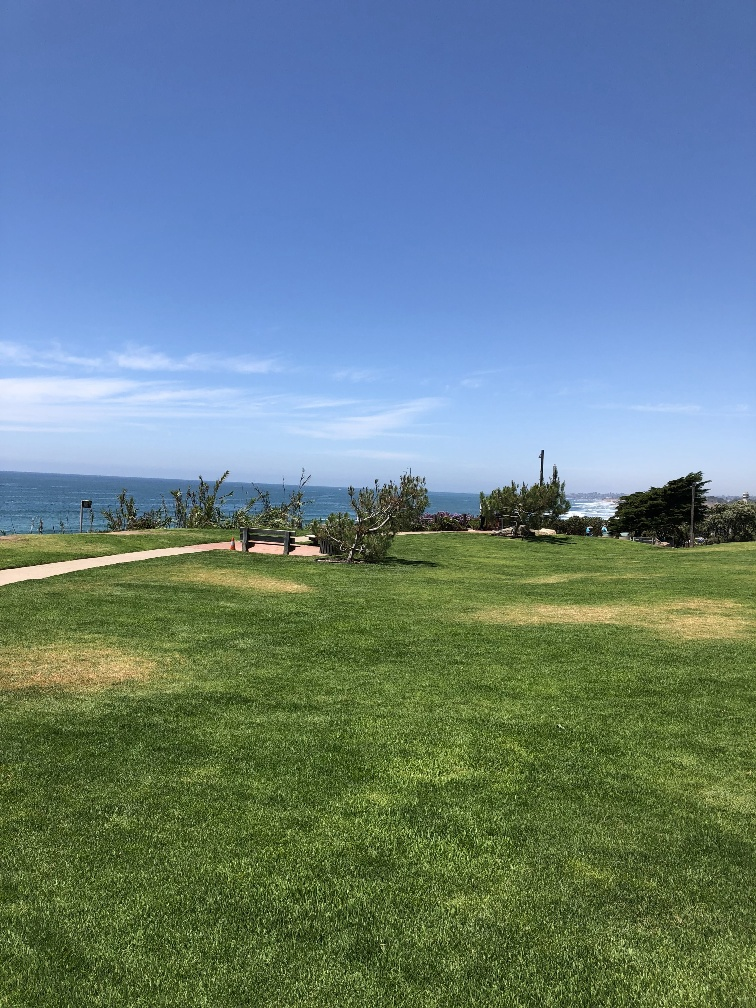
#> input picture scene/scene1.jpg, 756 x 1008 px
$ python 11_03_Creating_Panoramas.py
#> lines starting #> are read from the running program, lines starting #| are printed output that depends on the picture
import cv2
import numpy as np
import math
import glob
import matplotlib.pyplot as plt
plt.rcParams['image.cmap'] = 'gray'


image_file1 = "./scene/scene1.jpg"  # Reference image.
image_file2 = "./scene/scene3.jpg"  # Image to be aligned.

# Read the images.
img1 = cv2.imread(image_file1, cv2.IMREAD_COLOR)
#> img1 is the input picture: shape (1008, 756, 3); mean B, G, R 131.1, 128.6, 103.6
img2 = cv2.imread(image_file2, cv2.IMREAD_COLOR)
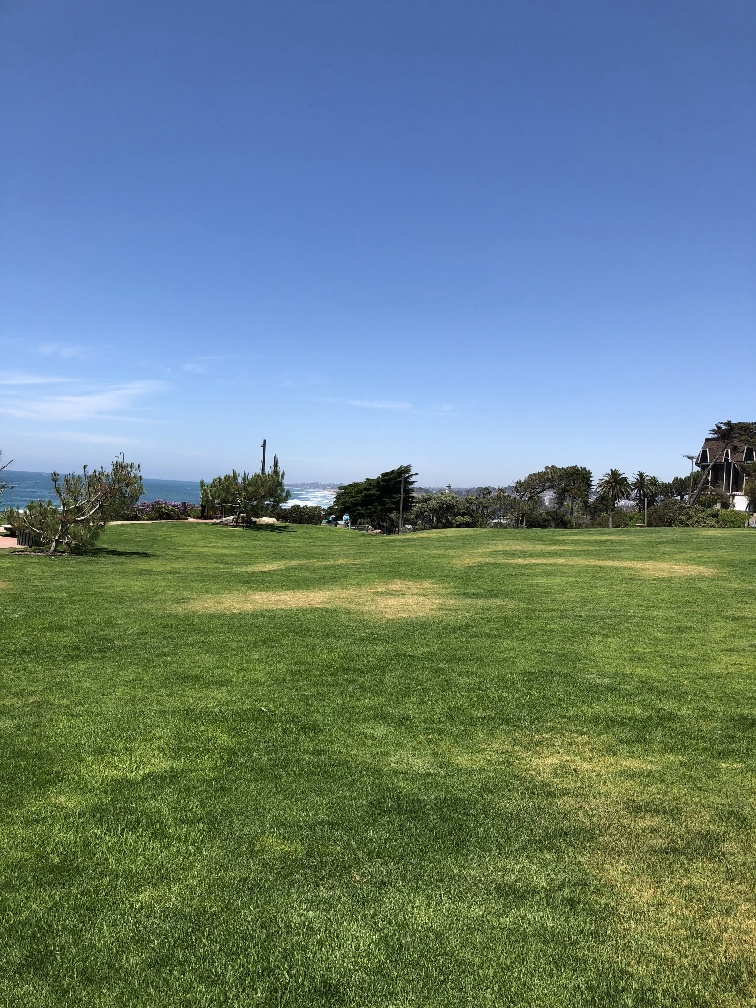
#> input picture scene/scene3.jpg, 756 x 1008 px
#> img2 is the input picture: shape (1008, 756, 3); mean B, G, R 128.7, 128.9, 104.7

# Convert images to grayscale.
img1_gray = cv2.cvtColor(img1, cv2.COLOR_BGR2GRAY)
img2_gray = cv2.cvtColor(img2, cv2.COLOR_BGR2GRAY)
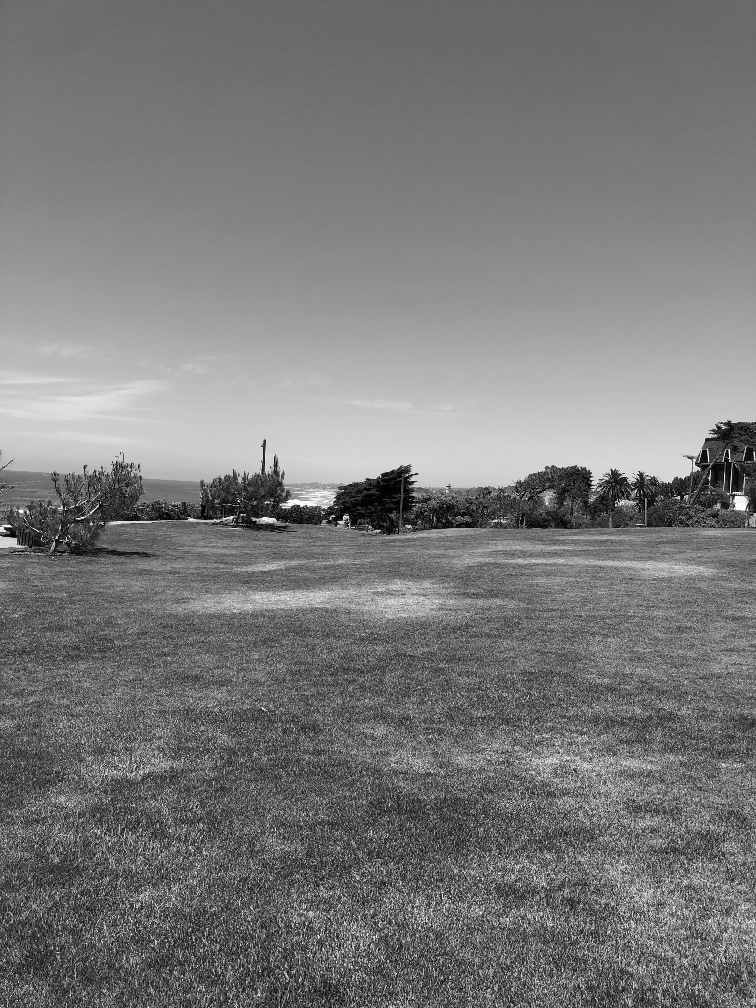
#> img2_gray: shape (1008, 756); min 0, max 254, mean 121.6

# Detect ORB features and compute descriptors.
MAX_FEATURES = 500
orb = cv2.ORB_create(MAX_FEATURES)
keypoints1, descriptors1 = orb.detectAndCompute(img1_gray, None)
#> keypoints1 = 500 keypoints; strongest (x, y, size): (311, 538, 31), (295, 540, 31), (250, 549, 31), (292, 537, 31)
keypoints2, descriptors2 = orb.detectAndCompute(img2_gray, None)
#> keypoints2 = 500 keypoints; strongest (x, y, size): (346, 516, 31), (696, 465, 31), (339, 521, 31), (343, 517, 31)

# Draw the keypoints.
img1_keypoints = cv2.drawKeypoints(img1, keypoints1, None,
	color = (0,0,255),flags = cv2.DRAW_MATCHES_FLAGS_DEFAULT)
img2_keypoints = cv2.drawKeypoints(img2, keypoints2, None,
	color = (0,0,255),flags = cv2.DRAW_MATCHES_FLAGS_DEFAULT)

# Display.
cv2.imshow('Keypoints for Image-1', img1_keypoints)
cv2.waitKey(0)
cv2.destroyAllWindows()
cv2.imshow('Keypoints for Image-2', img2_keypoints)
cv2.waitKey(0)
cv2.destroyAllWindows()

# Find Matching Corresponding Points.
# Match features.
matcher = cv2.DescriptorMatcher_create(cv2.DESCRIPTOR_MATCHER_BRUTEFORCE_HAMMING)
matches = matcher.match(descriptors1, descriptors2, None)
#> matches = 500 matches

# Sort matches by score
matches = sorted(matches, key = lambda x: x.distance, reverse = False)

# Retain only a percenatge of the better matches.
GOOD_MATCH_PERCENT = 0.15
numGoodMatches = int(len(matches) * GOOD_MATCH_PERCENT)
#> numGoodMatches = 75
matches = matches[:numGoodMatches]
#> matches = 75 matches

# Draw top matches
img_matches = cv2.drawMatches(img1, keypoints1, img2, keypoints2, matches, None)
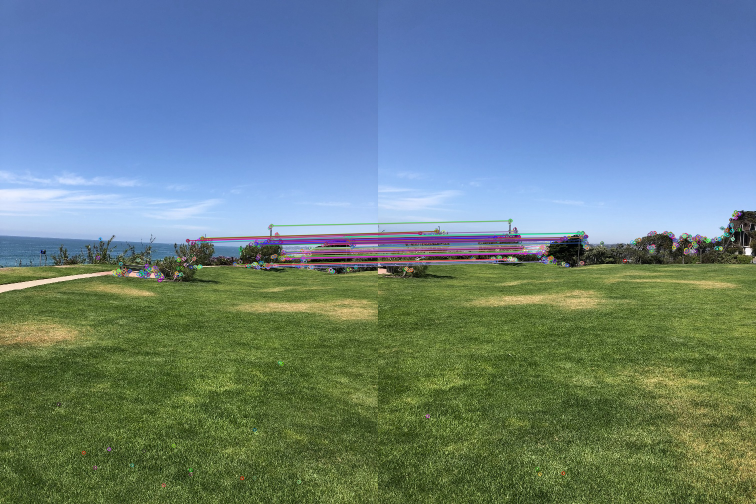
#> img_matches: shape (1008, 1512, 3) (shown at 1/2 size); mean B, G, R 130.1, 128.6, 104.7

# Draw the Matches.
cv2.imshow('Matches Obtained from the Descriptor Matcher', img_matches)
cv2.waitKey(0)
cv2.destroyAllWindows()

zoom_x1 = 300; zoom_x2 = 1300
zoom_y1 = 300; zoom_y2 = 700

img_matches_zoom = img_matches[zoom_y1:zoom_y2, zoom_x1:zoom_x2]
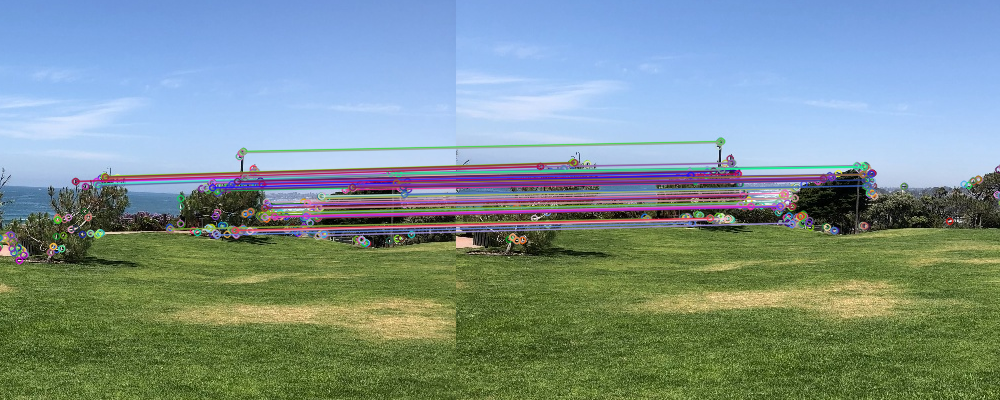
#> img_matches_zoom: shape (400, 1000, 3); mean B, G, R 144, 146.4, 125.4

cv2.imshow('Matches Obtained from the Descriptor Matcher', img_matches_zoom)
cv2.waitKey(0)
cv2.destroyAllWindows()

# Image Alignment using Homography.
# Compute Homography.
points1 = np.zeros((len(matches), 2), dtype = np.float32)
#> points1 = 75 pairs, first value 0 to 0, second value 0 to 0
points2 = np.zeros((len(matches), 2), dtype = np.float32)
#> points2 = 75 pairs, first value 0 to 0, second value 0 to 0

for i, match in enumerate(matches):
    points1[i, :] = keypoints1[match.queryIdx].pt
    points2[i, :] = keypoints2[match.trainIdx].pt
#> this loop made 75 passes
#> after the loop, points1 = 75 pairs, first value 375 to 707, second value 451 to 535; points2 = 75 pairs, first value 84 to 414.7, second value 441 to 522.5

# Find homography.
h, mask = cv2.findHomography(points2, points1, cv2.RANSAC)
#> h = [[0.618, -0.0728, 318.9], [-0.205, 0.766, 90.55], [-0.000393, -0.000151, 1]]; mask = 75 values, max 1 at index 0, min 0 at index 40, mean 0.947

# Warp time the perspective of the 2nd image using the homography.
img1_h, img1_w, channels = img1.shape
#> img1_h = 1008; img1_w = 756; channels = 3
img2_h, img2_w, channels = img2.shape
#> img2_h = 1008; img2_w = 756

img2_aligned = cv2.warpPerspective(img2, h, (img2_w + img1_w, img2_h))

cv2.imshow('Second image aligned to first image obtained using homography and warping', img2_aligned)
cv2.waitKey(0)
cv2.destroyAllWindows()

# Stitch Image-1 with aligned image-2.
stitched_image = np.copy(img2_aligned)
stitched_image[0:img1_h, 0:img1_w] = img1
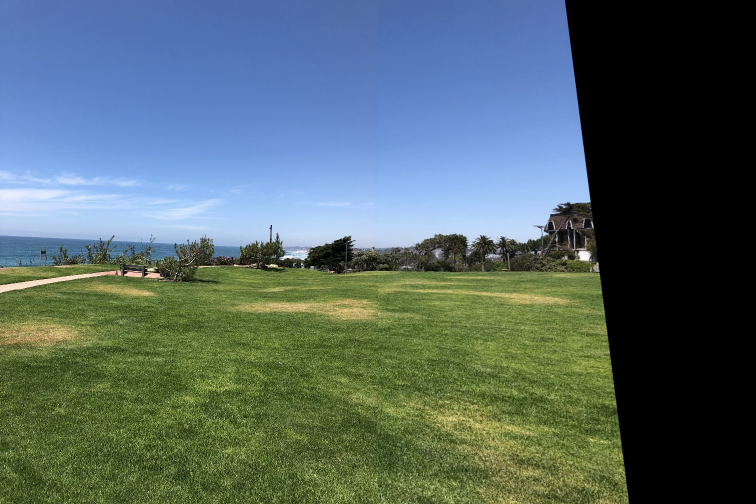
#> stitched_image: shape (1008, 1512, 3) (shown at 1/2 size); mean B, G, R 102.2, 102.7, 83.9

cv2.imshow('Final Stitched Image', stitched_image)
cv2.waitKey(0)
cv2.destroyAllWindows()

# Alternative method using OpenCV stitcher class.
# Read images.
imagefiles = glob.glob('./scene/*')
imagefiles.sort()
print(imagefiles)

images = []
for filename in imagefiles:
    img = cv2.imread(filename)
    img = cv2.cvtColor(img, cv2.COLOR_BGR2RGB)
    images.append(img)

num_images = len(images)
#> num_images = 3

# Display images.
plt.figure(figsize = [20,10])
num_cols = 4
num_rows = math.ceil(num_images / num_cols)
#> num_rows = 1

for i in range(0, num_images):
    plt.subplot(num_rows, num_cols, i+1)
    plt.axis('off')
    plt.imshow(images[i])
# Using stitcher class.
stitcher = cv2.Stitcher_create()
status, panorama = stitcher.stitch(images)
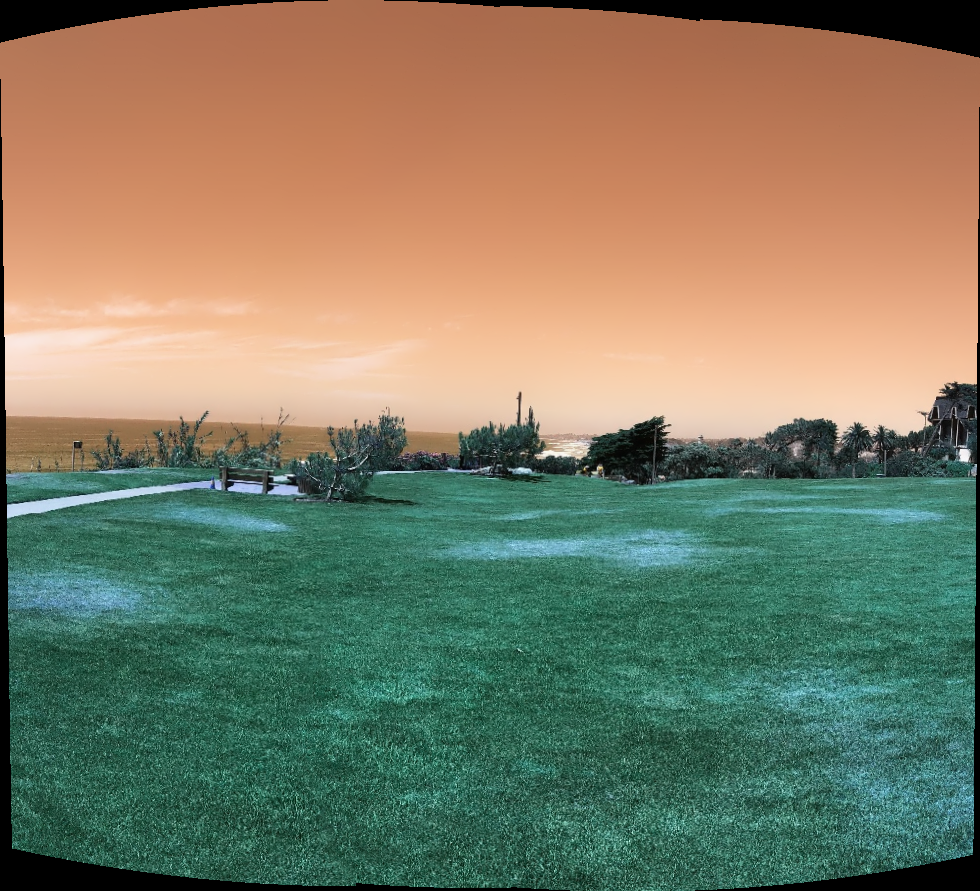
#> panorama: shape (891, 980, 3); mean of channels 0, 1, 2 100.9, 124.3, 125.6; drawn as B, G, R
#> status = 0
if status == 0:
    plt.figure(figsize = [20,10])
    plt.imshow(panorama)
# Press q to exit.
# Crop the panorama.
plt.figure(figsize = [20,10])
plt.imshow(panorama)
plt.show()
cropped_region = panorama[90:867, 1:2000]
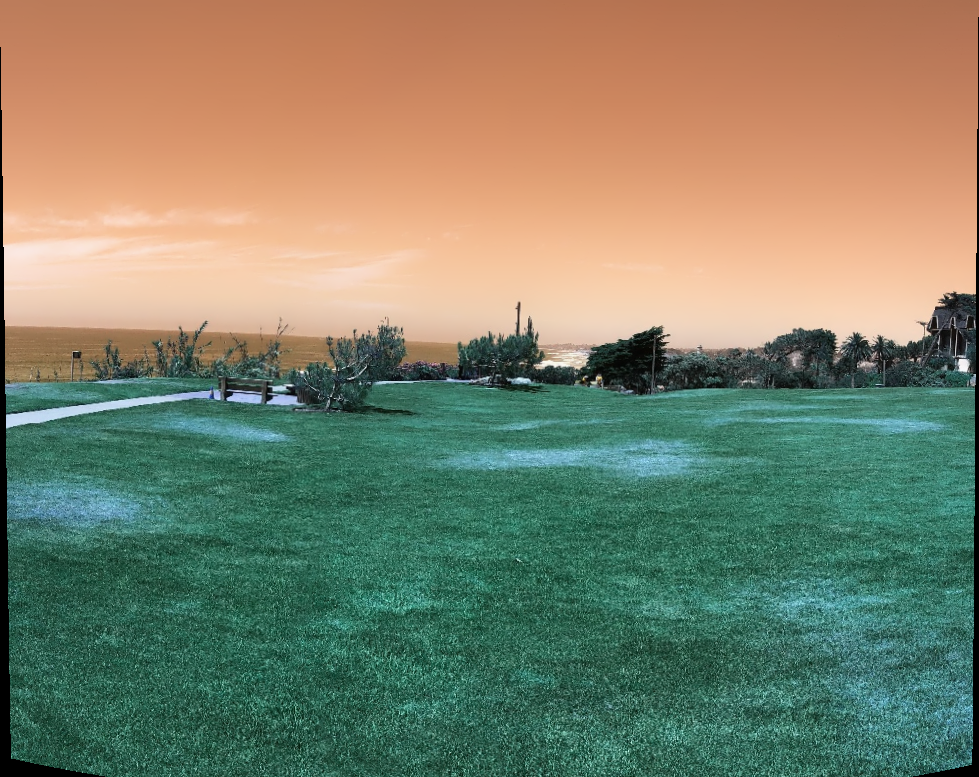
#> cropped_region: shape (777, 979, 3); mean of channels 0, 1, 2 106.8, 130.5, 127; drawn as B, G, R
plt.imshow(cropped_region)
plt.show()
